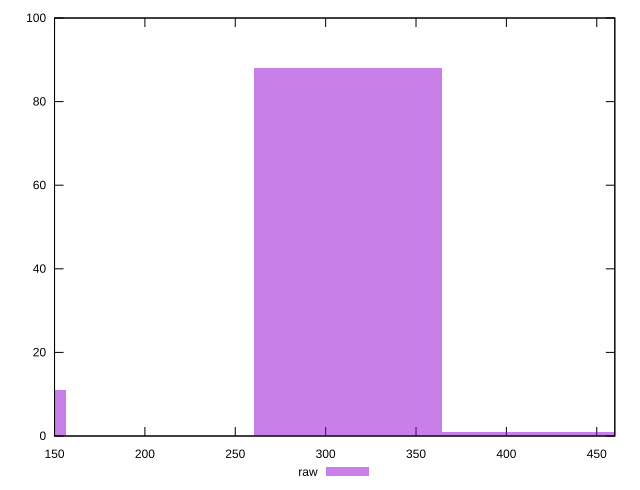

The script that saved this image:
reset

$raw <<EOF
104.16735948042994 11
312.5020784412898 88
416.66943792171975 1
EOF

set key outside below
set boxwidth 104.16735948042994
set xrange [150:460]
set yrange [0:100]
set trange [0:100]
set style fill transparent solid 0.5 noborder
set terminal svg size 640, 490 enhanced background rgb 'white'
set output "report_00026_2021-02-22T21:38:55.199Z/offscreen-images/samples/pages+cached+noadtech/raw/histogram.svg"

plot $raw title "raw" with boxes

reset
